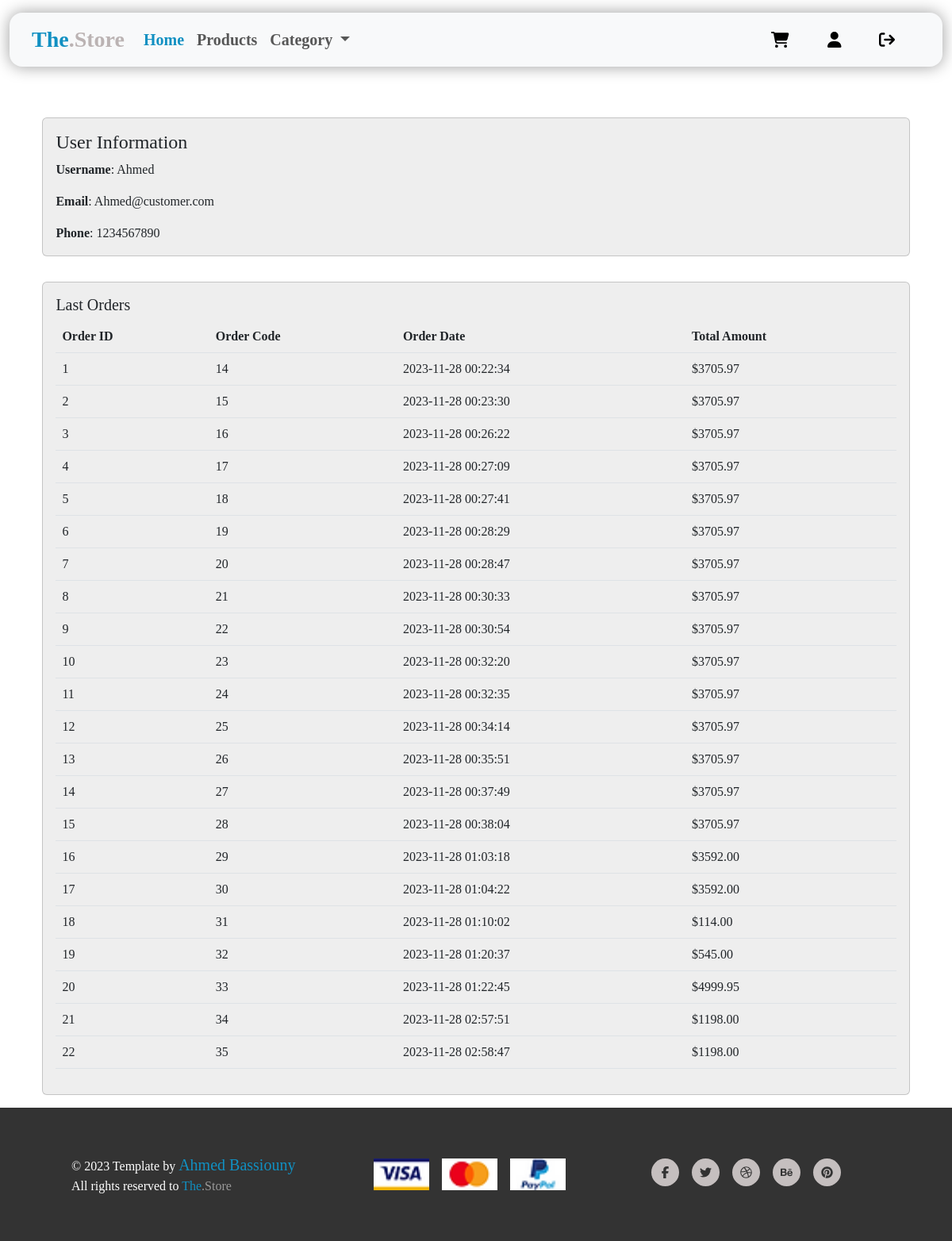
The app's page /Views/User/profile.php (signed in) with its own data.
### tables this page shows
CREATE TABLE `Users` (
  `userID` int NOT NULL,
  `username` varchar(255) DEFAULT NULL,
  `password` varchar(255) DEFAULT NULL,
  `email` varchar(255) DEFAULT NULL,
  `phone` varchar(20) DEFAULT NULL,
  `DateOfCreation` timestamp NULL DEFAULT CURRENT_TIMESTAMP,
  `role` enum('customer','admin') DEFAULT NULL
);

CREATE TABLE `Orders` (
  `orderID` int NOT NULL,
  `userID` int DEFAULT NULL,
  `orderDate` timestamp NULL DEFAULT CURRENT_TIMESTAMP,
  `totalAmount` decimal(10,2) DEFAULT NULL,
  `address1` varchar(255) DEFAULT NULL,
  `address2` varchar(255) DEFAULT NULL,
  `additionalPhone` varchar(20) DEFAULT NULL,
  `additionalEmail` varchar(255) DEFAULT NULL
);

### Models/DBManager.php (called while the page is built, shortened)
<?php
class DBManager {
    private static $instance = null;
    public $conn;
    public static function getInstance() {
        if (!self::$instance) {
            self::$instance = new DBManager();
        }
        return self::$instance;
    }
    private function connect($servername, $username, $password, $dbname) {
        $this->conn = new mysqli($servername, $username, $password, $dbname);
    }
    public function select($stmt){
        $result=$this->conn->query($stmt);
        if($result->num_rows>0){
            while($row=$result->fetch_all(MYSQLI_ASSOC)){
                return $row;
            }
        }else{
            return false;
        }
    }
}
?>

### Models/AuthManager.php (called while the page is built, shortened)
<?php
require_once 'DBManager.php';
class AuthManager
{
  public function viewUserInfo($id)
  {
    $this->db = DBManager::getInstance();
    if ($this->db) {
      $stmt = "SELECT * FROM Users where userID = $id";
      $result = $this->db->select($stmt);
      if ($result) {
        return $result;
      } else {
        return false;
      }
    }
  }
}

### Models/ProductManager.php (called while the page is built, shortened)
<?php
require_once 'DBManager.php';
class ProductManager
{
  public function viewUserOrders($id)
  {
    $this->db = DBManager::getInstance();
    if ($this->db) {
      $stmt = "SELECT * FROM Orders where userID = $id";
      $result = $this->db->select($stmt);
      if ($result) {
        return $result;
      } else {
        return false;
      }
    }
  }
}

### Views/User/profile.php (the view, shortened to what this page needs)
<?php
require_once "./../../Models/AuthManager.php";
require_once "./../../Models/ProductManager.php";
$ProductMNG = new ProductManager();
$AuthMNG = new AuthManager();
$User = $AuthMNG->viewUserInfo($_SESSION["userId"])[0];
$all_orders = $ProductMNG->viewUserOrders($_SESSION["userId"]);
$orderNum = 1;
?>
<!DOCTYPE html>
<html lang="en">
<head>
  <?php require_once 'Shared/head-code.php' ?>
</head>
<body>
  <?php
  include_once "Shared/header.php"
  ?>
  <div class="page-container container-fluid ">
    <div class="container mt-5">
      <div class="row justify-content-between">
        <div class="col-12 my-3">
          <div class="card">
            <div class="card-body">
              <h4 class="card-title">User Information</h4>
              <p class="card-text"><strong>Username</strong>: <?php echo $User['username']; ?></p>
              <p class="card-text"><strong>Email</strong>: <?php echo $User['email']; ?></p>
              <p class="card-text"><strong>Phone</strong>: <?php echo $User['phone']; ?></p>
            </div>
          </div>
        </div>
        <div class="col-12 my-3">
          <div class="card">
            <div class="card-body">
              <h5 class="card-title">Last Orders</h5>
              <table class="table">
                <?php
                if ($all_orders) {
                ?>
                <thead>
                  <tr>
                    <th>Order ID</th>
                    <th>Order Code</th>
                    <th>Order Date</th>
                    <th>Total Amount</th>
                  </tr>
                </thead>
                <?php
                }
                ?>
                <tbody>
                  <?php
                  if ($all_orders) {
                  foreach ($all_orders as $order) {
                  ?>
                    <tr>
                      <td><?php echo $orderNum++; ?></td>
                      <td><?php echo $order['orderID']; ?></td>
                      <td><?php echo $order['orderDate']; ?></td>
                      <td>$<?php echo $order['totalAmount']; ?></td>
                    </tr>
                  <?php
                  }
                  ?>
                  <?php
                  }
                  ?>
                </tbody>
              </table>
            </div>
          </div>
        </div>
      </div>
    </div>
  </div>
  <?php
  include_once "Shared/footer.php"
  ?>
</body>
</html>

### assets/css/user.css (style rules this page uses)
:root { --main-color: #1190c2; }
body { font-family: "Lora", serif; background: #fff; }
* { box-sizing: border-box; }
.container { max-width: 95% !important; }

### records on screen
users: username "Ahmed", email "Ahmed@customer.com", phone "1234567890"
orders: orderID "14", orderDate "2023-11-28 00:22:34", totalAmount "3705.97"
orders: orderID "15", orderDate "2023-11-28 00:23:30", totalAmount "3705.97"
orders: orderID "16", orderDate "2023-11-28 00:26:22", totalAmount "3705.97"
orders: orderID "17", orderDate "2023-11-28 00:27:09", totalAmount "3705.97"
orders: orderID "18", orderDate "2023-11-28 00:27:41", totalAmount "3705.97"
orders: orderID "19", orderDate "2023-11-28 00:28:29", totalAmount "3705.97"
orders: orderID "20", orderDate "2023-11-28 00:28:47", totalAmount "3705.97"
orders: orderID "21", orderDate "2023-11-28 00:30:33", totalAmount "3705.97"
orders: orderID "22", orderDate "2023-11-28 00:30:54", totalAmount "3705.97"
orders: orderID "23", orderDate "2023-11-28 00:32:20", totalAmount "3705.97"
orders: orderID "24", orderDate "2023-11-28 00:32:35", totalAmount "3705.97"
orders: orderID "25", orderDate "2023-11-28 00:34:14", totalAmount "3705.97"
orders: orderID "26", orderDate "2023-11-28 00:35:51", totalAmount "3705.97"
orders: orderID "27", orderDate "2023-11-28 00:37:49", totalAmount "3705.97"
orders: orderID "28", orderDate "2023-11-28 00:38:04", totalAmount "3705.97"
orders: orderID "29", orderDate "2023-11-28 01:03:18", totalAmount "3592.00"
orders: orderID "30", orderDate "2023-11-28 01:04:22", totalAmount "3592.00"
orders: orderID "31", orderDate "2023-11-28 01:10:02", totalAmount "114.00"
orders: orderID "32", orderDate "2023-11-28 01:20:37", totalAmount "545.00"
orders: orderID "33", orderDate "2023-11-28 01:22:45", totalAmount "4999.95"
orders: orderID "34", orderDate "2023-11-28 02:57:51", totalAmount "1198.00"
orders: orderID "35", orderDate "2023-11-28 02:58:47", totalAmount "1198.00"
